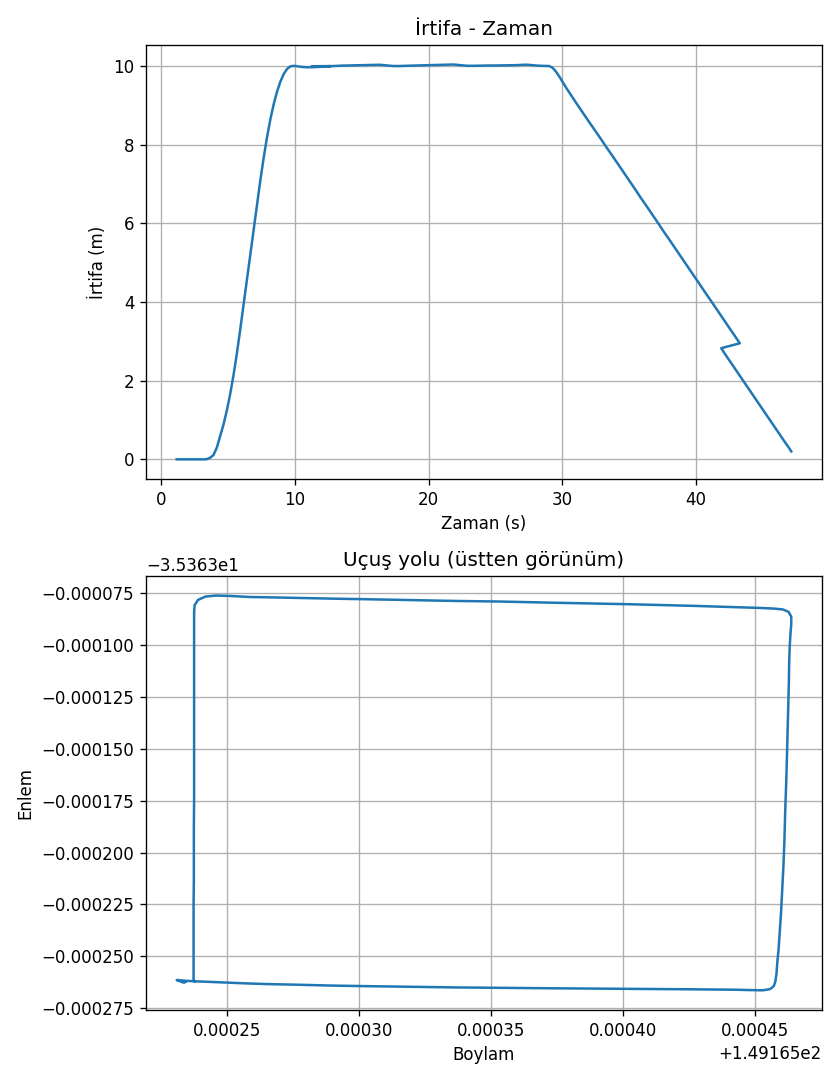

The script that saved this image:
import csv
import matplotlib
matplotlib.use("Agg")  # ekran yok, dosyaya çizsin
import matplotlib.pyplot as plt

zaman, enlem, boylam, irtifa = [], [], [], []
with open("ucus_kaydi.csv") as f:
    okuyucu = csv.DictReader(f)
    for satir in okuyucu:
        zaman.append(float(satir["zaman_s"]))
        enlem.append(float(satir["enlem"]))
        boylam.append(float(satir["boylam"]))
        irtifa.append(float(satir["irtifa_m"]))

fig, (ust, alt) = plt.subplots(2, 1, figsize=(7, 9))

ust.plot(zaman, irtifa)
ust.set_xlabel("Zaman (s)")
ust.set_ylabel("İrtifa (m)")
ust.set_title("İrtifa - Zaman")
ust.grid(True)

alt.plot(boylam, enlem)
alt.set_xlabel("Boylam")
alt.set_ylabel("Enlem")
alt.set_title("Uçuş yolu (üstten görünüm)")
alt.grid(True)

plt.tight_layout()
plt.savefig("grafik.png", dpi=120)
print("grafik.png olusturuldu")
